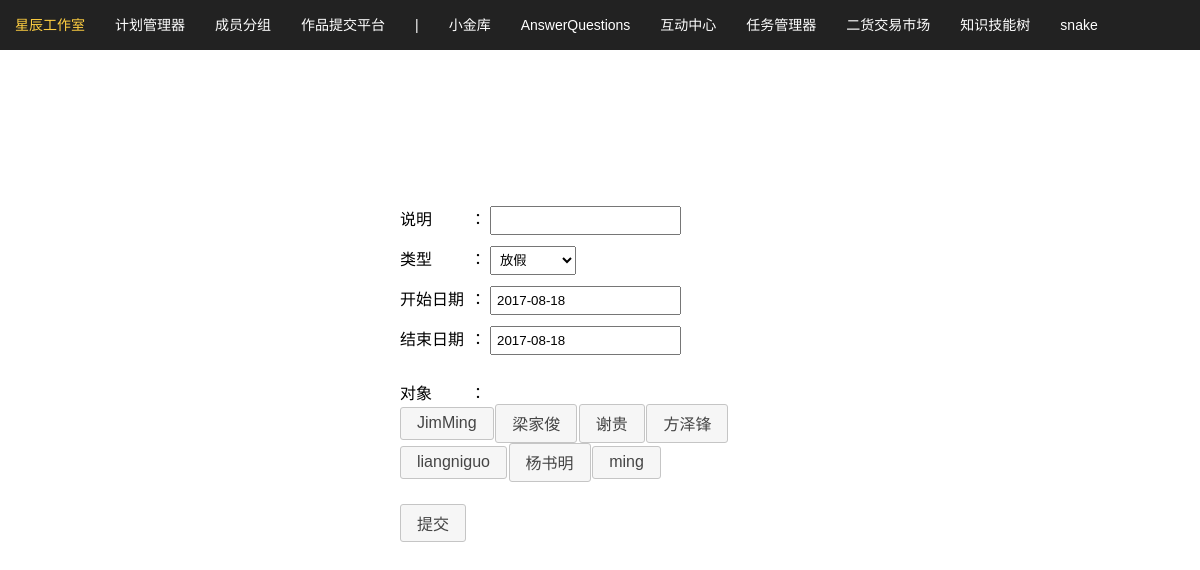
The page /mark_plan/new_sign_other_rule.php (signed in) on the database its author committed.
### tables this page shows
CREATE TABLE IF NOT EXISTS `users` (
  `id` int(11) NOT NULL AUTO_INCREMENT,
  `username` varchar(50) NOT NULL,
  `password` varchar(50) NOT NULL,
  `role` varchar(10) NOT NULL,
  `star` int(11) NOT NULL,
  `face_url` varchar(200) NOT NULL COMMENT '头像路径',
  PRIMARY KEY (`id`)
);

### mark_plan/inc/db.php (called while the page is built, shortened)
<?php
	class db{
		public $db;
		public function __construct(){
			$this->db = new mysqli('127.0.0.1','root','gzittc123456','star');
			$this->db->set_charset("utf8");
		}
		public function query($sql){
			return $this->db->query($sql);
		}
		public function fetch($result){
			$data = array();
			if($result){
				while($row = $result->fetch_assoc()){
					$data[] = $row;
				}
			}
			return $data;
		}
		public function select($table,$where=NULL,$other=NULL){
			$sql = 'SELECT * FROM `' . $table . '` ';
			if($where){
				$sql .= ' WHERE ';
				foreach($where as $k => $v){
					$sql .= ' `' . $k . '` = \'' . $v . '\' AND ';
				}
				$sql = substr($sql,0,-4);
			}
			$result = $this->query($sql.$other);
			return $this->fetch($result);
		}
		public function select_one($table,$where=NULL,$other=NULL){
			$sql = 'SELECT * FROM `' . $table . '` ';
			if($where){
				$sql .= ' WHERE ';
				foreach($where as $k => $v){
					$sql .= ' `' . $k . '` = \'' . $v . '\' AND ';
				}
				$sql = substr($sql,0,-4);
			}
			$result = $this->query($sql.$other);
			return $result->fetch_assoc();
		}
	}
?>

### mark_plan/inc/function.php (called while the page is built, shortened)
<?php
	function find_group_id($group_name){
		$db = new db;
		$group = $db->select_one('user_group',array('name'=>$group_name));
		return $group['id'];
	}
	function get_group_user_ids($group_id){
		$db = new db;
		$users = $db->select('user_group_users',array('group_id'=>$group_id));
		$user_ids = array();
		foreach($users as $v){
			$user_ids[] = $v['user_id'];
		}
		return $user_ids;
	}
	function get_group_users($group_name){
		$db = new db;
		$group_id = find_group_id($group_name);
		$user_ids = get_group_user_ids($group_id);
		$users = $db->select('users',NULL,'WHERE `id` in('.implode(',',$user_ids).')');
		return $users;
	}
?>

### mark_plan/new_sign_other_rule.php (the view, shortened to what this page needs)
<!doctype html>
<html>
<head>
	<link rel="stylesheet" href="script/jquery_ui/jquery-ui.min.css">
</head>
<body>
<?php include('../top.php'); ?>
<form method="post" action="">
	<label>
        <span>说明</span>：
        <input type="text" name="note">
    </label>
    <label>
        <span>类型</span>：
        <select name="type">
			<option>放假</option>
		</select>
    </label>
    <label>
        <span>开始日期</span>：
        <input type="text" name="start_date" value="<?= date('Y-m-d'); ?>" readonly="readonly">
    </label>
    <label>
        <span>结束日期</span>：
        <input type="text" name="end_date" value="<?= date('Y-m-d'); ?>" readonly="readonly">
    </label>
    <div class="users">
        <span>对象</span>：<br />
        <?php
			foreach(array_merge(get_group_users(MEMBER_GROUP),get_group_users(STUDENT_GROUP)) as $v){
				echo '<label style="display:inline-block"><input type="checkbox" name="users[]" value="'.$v['id'].'">'.$v['username'].'</label>';
			}
		?>
    </div>
    <label>
    	<input type="submit" value="提交">
    </label>
</form>
</body>
</html>

### mark_plan/new_sign_other_rule.php (style rules this page uses)
form label { display:block; line-height:40px; }
form span { display:inline-block; width:70px; }
form input,form select { padding: 5px; }
form { display: block; width: 400px; margin:150px auto 0; }
.users { padding: 20px 0; }

### top.php (style rules this page uses)
* { margin: 0; padding: 0; list-style: none; text-decoration: none; color: inherit; }

### rows shown on the page
users: username "JimMing"
users: username "梁家俊"
users: username "谢贵"
users: username "方泽锋"
users: username "liangniguo"
users: username "杨书明"
users: username "ming"
